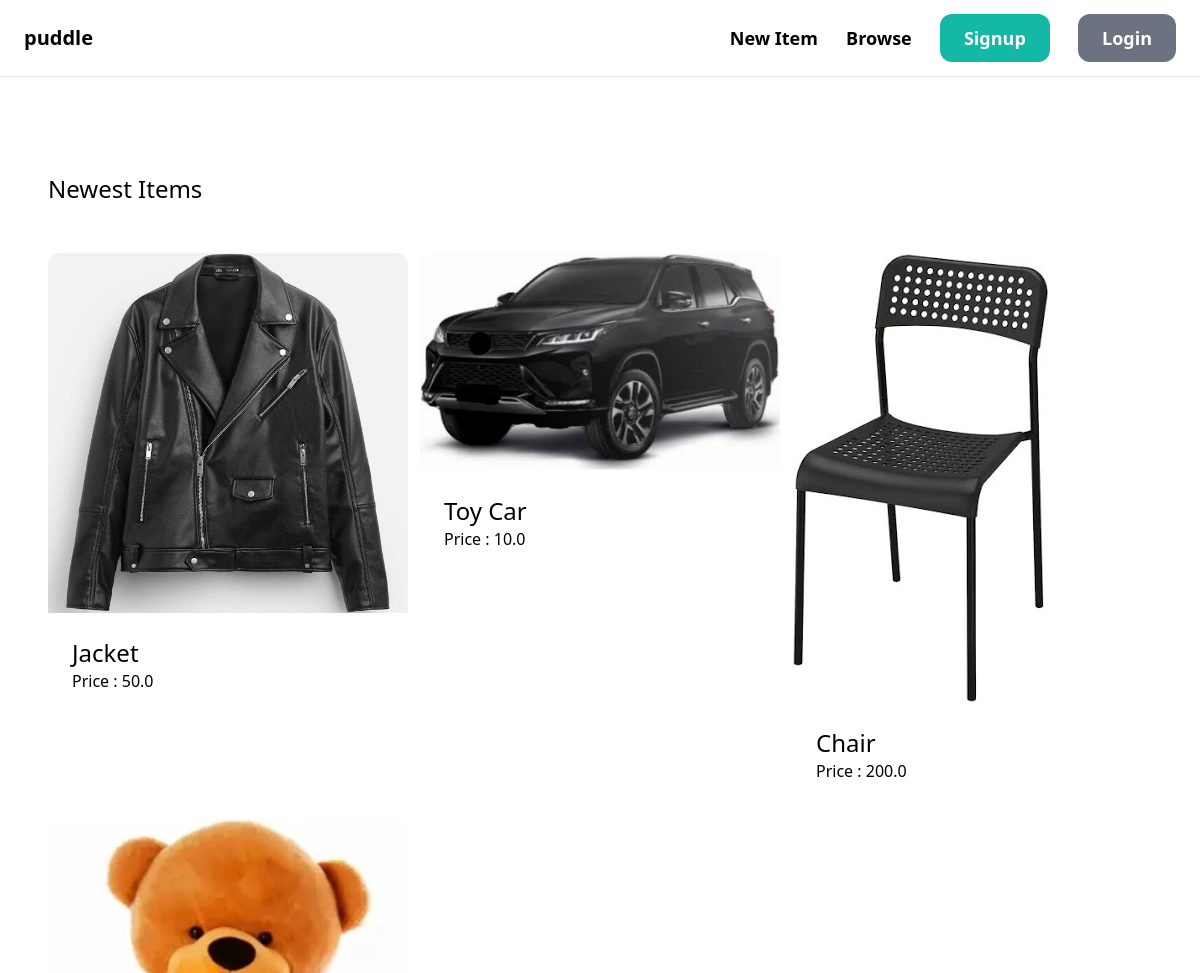
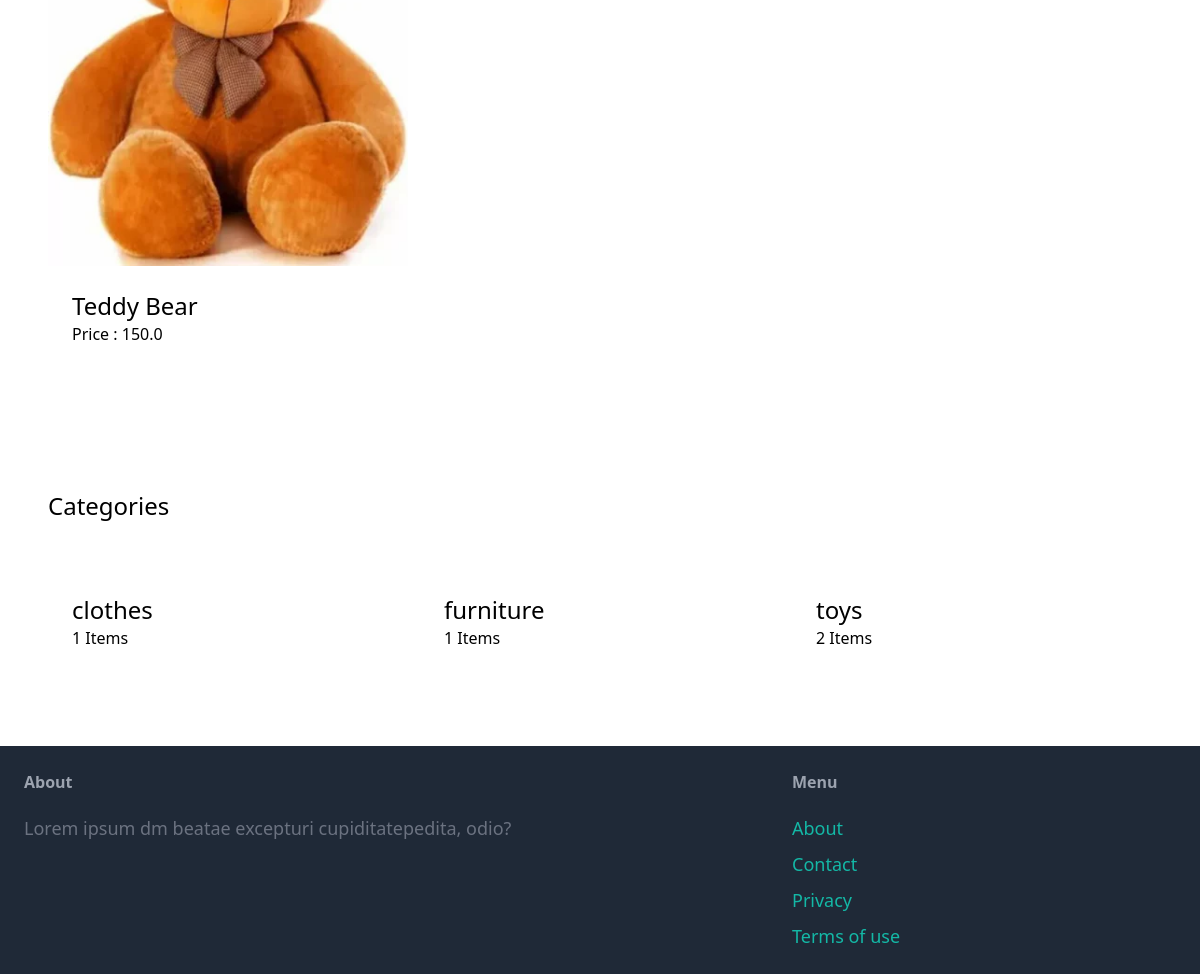
Before: / with the older database file (2 pictures, top to bottom).
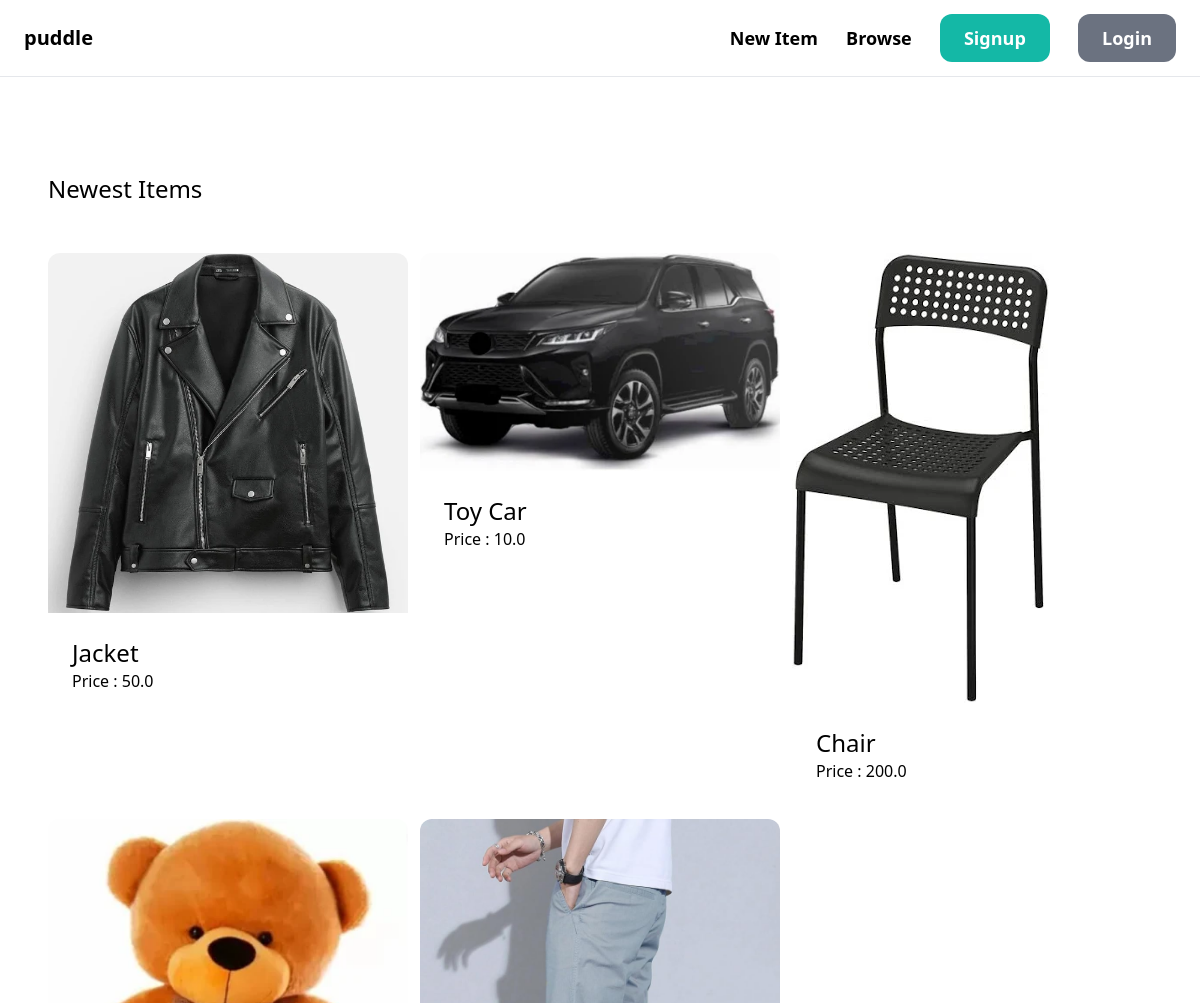
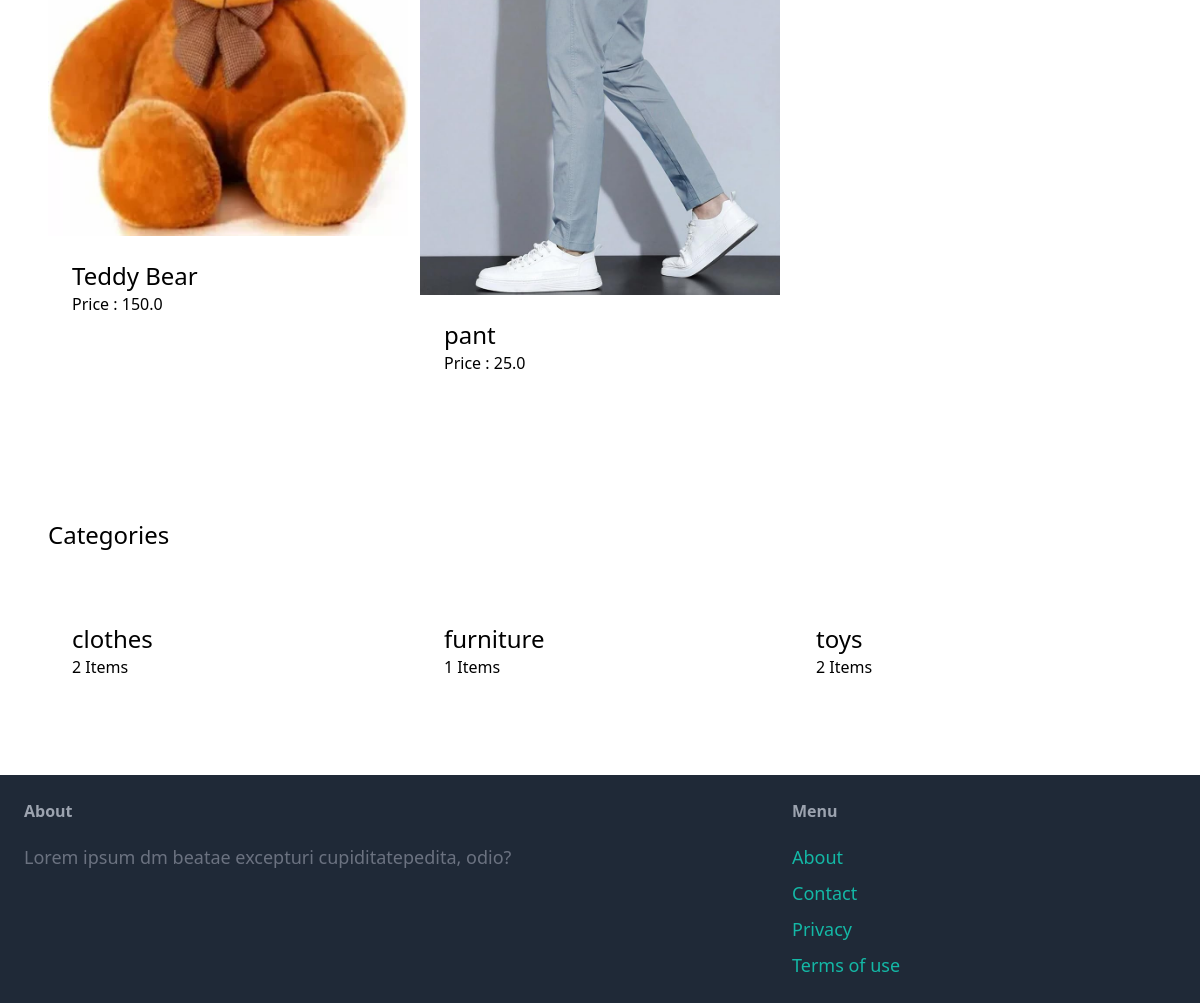
After: the same page with the newer database file (2 pictures, top to bottom).
### items/models.py (models this page shows, shortened)
class Item(models.Model):
    category = models.ForeignKey(Category, related_name='items', on_delete=models.CASCADE)
    name = models.CharField(max_length=200)
    description = models.TextField(blank=True, null=True)
    price = models.FloatField()
    image= models.ImageField(upload_to='item_images', blank=True  ,null= True)
    is_sold = models.BooleanField(default=False)
    created_by = models.ForeignKey(User, related_name='items', on_delete=models.CASCADE)
    created_at = models.DateTimeField(auto_now_add=True)

class Category(models.Model):
    name = models.CharField(max_length=255)
    class Meta: #this step is to correctly spell the name of the table in the database
        verbose_name_plural = 'Categories'
        ordering = ('name',) # for ordering by name

### core/views.py (the view)
# urls.py: path('', views.index, name ='index'),
def index(request): #request give info about if its a get or post, details about the browser , ip address
     items = Item.objects.filter(is_sold = False)[0:6]
     Categories = Category.objects.all()
     return render(request, 'core/index.html',{
             'categories' : Categories,
             'items' : items
     })

### core/templates/core/index.html (shortened to what this page needs)
{% extends 'core/base.html' %}
{% block content %}
<div class="mt-6 px-6 py-12 bg-grey-100 rounded-xl">
    <h2 class="mb-12 text-2xl text-centre">Newest Items</h2>
    <div class = "grid grid-cols-3 gap-3">
        {% for item in items %}
            <div>
                <a href="{% url 'items:detail' item.id %}">
                    <div>
                        <img src="{{ item.image.url }}" class="rounded-t-xl">
                    </div>
                    <div class="p-6 bg-white rounded-b-xl">
                        <h2 class="text-2xl">{{ item.name }}</h2>
                        <p class="text-grey-500">Price : {{ item.price}}</p>
                    </div>
                </a>
            </div>
            {% endfor %}
    </div>
</div>
<div class="mt-6 px-6 py-12 bg-grey-100 rounded-xl">
    <h2 class="mb-12 text-2xl text-centre">Categories</h2>
    <div class = "grid grid-cols-3 gap-3">
        {% for category in categories %}
            <div>
                <a href="#">
                    <div class="p-6 bg-white rounded-b-xl">
                        <h2 class="text-2xl">{{ category.name }}</h2>
                        <p class="text-grey-500">{{ category.items.count }} Items</p>
                    </div>
                </a>
            </div>
        {% endfor %}
    </div>
</div>
{% endblock %}

### core/templates/core/base.html (shortened to what this page needs)
<!DOCTYPE html>
<html lang="en">
<head>
    <script src="https://cdn.tailwindcss.com"></script>
</head>
<body>
    <nav class="py-6 px-6 flex justify-between items-centre border-b border-grey-200">
        <a href="/" class = "text-xl font-semibold">puddle</a>
        <div class="space-x-6">
            <a href="{% url 'items:new' %}" class="text-lg font-semibold hover:text-grey-500">New Item</a>
            <a href="{% url 'items:items' %}" class="text-lg font-semibold hover:text-grey-500">Browse</a>
            {% if request.user.is_authenticated %}
            <a href="{% url 'conversation:inbox' %}" class="px-6 py-3 text-lg font-semibold bg-teal-500 text-white rounded-xl hover:bg-teal-700">Inbox</a>
            <a href="{% url 'dashboard:index' %}" class="px-6 py-3 text-lg font-semibold bg-gray-500 text-white rounded-xl hover:bg-gray-700">Dashboard</a>
            {% else %}
            <a href="{% url 'core:signup' %}" class="px-6 py-3 text-lg font-semibold bg-teal-500 text-white rounded-xl hover:bg-teal-700">Signup</a>
            <a href="{% url 'core:login' %}" class="px-6 py-3 text-lg font-semibold bg-gray-500 text-white rounded-xl hover:bg-gray-700">Login</a>
            {%endif %}
        </div>
    </nav>
    <div class="px-6 py-6">
        {% block content %}
        {% endblock %}
    </div>
    <footer class = "py-6 px-6 flex justify-between bg-gray-800">
        <div class="w-2/3 pr-18">
            <h3 class="mb-5 font-semibold text-gray-400">About</h3>
            <p class="text-lg text-gray-500">Lorem ipsum dm beatae excepturi cupiditatepedita, odio?</p>
        </div>
        <div class="w-1/3">
            <h3 class="mb-5 font-semibold text-gray-400">Menu</h3>
            <ul class="space-y-2">
                <li><a href="#" class="text-lg text-teal-500 hover:text-teal-700">About</a></li>
                <li><a href="{% url 'core:contact' %}" class="text-lg text-teal-500 hover:text-teal-700">Contact</a></li>
                <li><a href="#" class="text-lg text-teal-500 hover:text-teal-700">Privacy</a></li>
                <li><a href="#" class="text-lg text-teal-500 hover:text-teal-700">Terms of use</a></li>
            </ul>
        </div>
    </footer>
</body>
</html>

Changed rows visible on the page:
added Item: image (picture), name "pant", price "25.0"
computed for Category "clothes": items.count "1" → "2"
